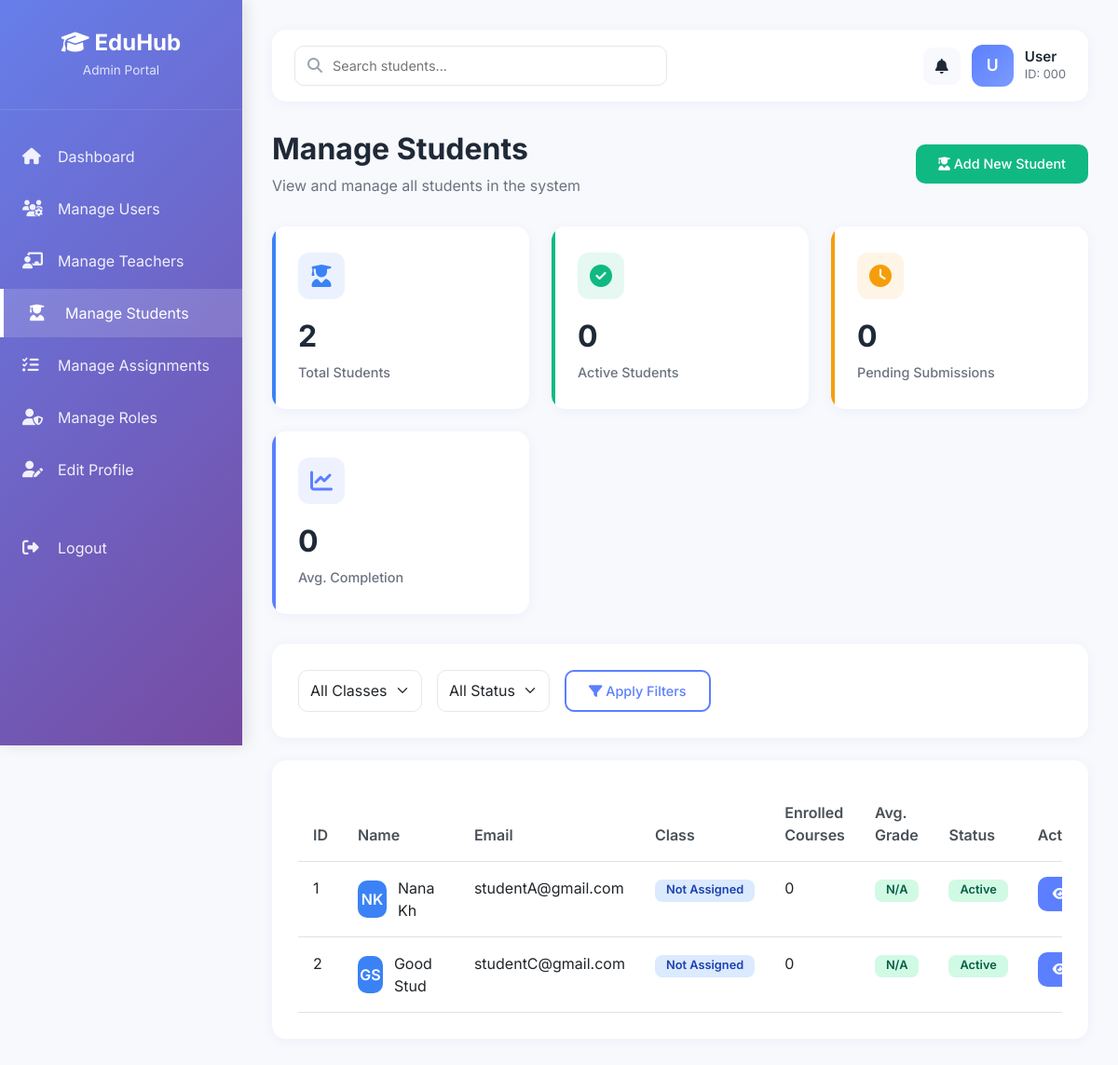
Page /admin/students (signed in) on the committed database.
### models/student.py (models this page shows, shortened)
class Student(db.Model):
    __tablename__ = 'students'
    id = db.Column(db.Integer, primary_key=True)
    user_id = db.Column(db.Integer, db.ForeignKey(
        'users.id', ondelete='CASCADE'), nullable=False, unique=True, index=True)
    first_name = db.Column(db.String(50))
    last_name = db.Column(db.String(50))
    major = db.Column(db.String(100))
    year = db.Column(db.String(10))
    section = db.Column(db.String(20))
    created_at = db.Column(db.DateTime, nullable=False,
                           default=datetime.utcnow)
    @property
    def full_name(self):
        if self.first_name or self.last_name:
            return f"{self.first_name or ''} {self.last_name or ''}".strip()
        return self.user.username if self.user else 'Unknown'

### models/user.py (models this page shows, shortened)
class User(UserMixin, db.Model):
    __tablename__ = 'users'
    id = db.Column(db.Integer, primary_key=True)
    username = db.Column(db.String(50), unique=True, nullable=False, index=True)
    email = db.Column(db.String(120), unique=True, nullable=False, index=True)
    password = db.Column(db.String(200), nullable=False)
    role = db.Column(db.String(20), nullable=False,
                     default='student', index=True)  # admin | teacher | student
    status = db.Column(db.String(20), nullable=False, default='active', index=True)
    created_at = db.Column(db.DateTime, nullable=False, default=db.func.current_timestamp())
    last_login = db.Column(db.DateTime, nullable=True)
    student_profile = db.relationship('Student', backref='user', uselist=False, cascade='all, delete-orphan')
    teacher_profile = db.relationship('Teacher', backref='user', uselist=False, cascade='all, delete-orphan')

### routes/admin.py (the view)
@admin_bp.route("/students")
@admin_required
def manage_students():
    students_data = Student.query.all()
    students = []
    for s in students_data:
        class_name = None
        if hasattr(s, 'enrolled_classes') and s.enrolled_classes:
            class_name = s.enrolled_classes[0].name if len(
                s.enrolled_classes) > 0 else None
        students.append({
            'id': s.id,
            'first_name': s.first_name or '',
            'last_name': s.last_name or '',
            'full_name': s.full_name,
            'email': s.user.email if s.user else 'N/A',
            'major': s.major or 'N/A',
            'year': s.year or 'N/A',
            'section': s.section or 'N/A',
            'username': s.user.username if s.user else 'N/A',
            'class_name': class_name
        })
    return render_template("admin/manage_students.html", students=students)

### routes/admin.py (called while the page is built)
def admin_required(f):
    @wraps(f)
    @login_required
    def decorated_function(*args, **kwargs):
        if not current_user.is_authenticated or current_user.role != 'admin':
            abort(403)
        return f(*args, **kwargs)
    return decorated_function

### templates/admin/manage_students.html (shortened to what this page needs)
{% extends "base.html" %}
{% block sidebar_subtitle %}Admin Portal{% endblock %}
{% block sidebar_menu %}
<li>
    <a href="{{ url_for('admin_bp.dashboard') }}">
        <i class="fas fa-home"></i>
        Dashboard
    </a>
</li>
<li>
    <a href="{{ url_for('admin_bp.manage_users') }}">
        <i class="fas fa-users-cog"></i>
        Manage Users
    </a>
</li>
<li>
    <a href="{{ url_for('admin_bp.manage_teachers') }}">
        <i class="fas fa-chalkboard-teacher"></i>
        Manage Teachers
    </a>
</li>
<li>
    <a href="{{ url_for('admin_bp.manage_students') }}" class="active">
        <i class="fas fa-user-graduate"></i>
        Manage Students
    </a>
</li>
<li>
    <a href="{{ url_for('admin_bp.manage_assignments') }}">
        <i class="fas fa-tasks"></i>
        Manage Assignments
    </a>
</li>
<li>
    <a href="{{ url_for('admin_bp.manage_roles') }}">
        <i class="fas fa-user-shield"></i>
        Manage Roles
    </a>
</li>
<li>
    <a href="{{ url_for('admin_bp.edit_profile') }}">
        <i class="fas fa-user-edit"></i>
        Edit Profile
    </a>
</li>
<li style="margin-top: 2rem;">
    <a href="{{ url_for('auth_bp.logout') }}">
        <i class="fas fa-sign-out-alt"></i>
        Logout
    </a>
</li>
{% endblock %}
{% block search_placeholder %}Search students...{% endblock %}
{% block content %}
<div style="margin-bottom: 2rem; display: flex; justify-content: space-between; align-items: center;">
    <div>
        <h2 style="font-weight: 700; color: #1f2937; margin-bottom: 0.5rem;">Manage Students</h2>
        <p style="color: #6b7280; margin: 0;">View and manage all students in the system</p>
    </div>
    <a href="{{ url_for('admin_bp.add_student') }}" class="btn-custom btn-success-custom">
        <i class="fas fa-user-graduate"></i> Add New Student
    </a>
</div>
<div class="stats-grid" style="margin-bottom: 2rem;">
    <div class="stat-card info">
        <div class="stat-icon">
            <i class="fas fa-user-graduate"></i>
        </div>
        <div class="stat-value">{{ students|length }}</div>
        <div class="stat-label">Total Students</div>
    </div>
    <div class="stat-card success">
        <div class="stat-icon">
            <i class="fas fa-check-circle"></i>
        </div>
        <div class="stat-value">0</div>
        <div class="stat-label">Active Students</div>
    </div>
    <div class="stat-card warning">
        <div class="stat-icon">
            <i class="fas fa-clock"></i>
        </div>
        <div class="stat-value">0</div>
        <div class="stat-label">Pending Submissions</div>
    </div>
    <div class="stat-card primary">
        <div class="stat-icon">
            <i class="fas fa-chart-line"></i>
        </div>
        <div class="stat-value">0</div>
        <div class="stat-label">Avg. Completion</div>
    </div>
</div>
<div class="content-card" style="margin-bottom: 1.5rem;">
    <div style="display: flex; gap: 1rem; flex-wrap: wrap;">
        <select class="form-select" style="width: auto; border-radius: 10px; border: 1px solid #e5e7eb;">
            <option value="">All Classes</option>
        </select>
        <select class="form-select" style="width: auto; border-radius: 10px; border: 1px solid #e5e7eb;">
            <option value="">All Status</option>
        </select>
        <button class="btn-custom btn-outline-custom">
            <i class="fas fa-filter"></i> Apply Filters
        </button>
    </div>
</div>
<div class="content-card">
    <div class="table-responsive">
        <table class="table table-hover" style="margin: 0;">
            <thead>
                <tr>
                    <th style="padding: 1rem; border-top: none; font-weight: 600; color: #495057;">ID</th>
                    <th style="padding: 1rem; border-top: none; font-weight: 600; color: #495057;">Name</th>
                    <th style="padding: 1rem; border-top: none; font-weight: 600; color: #495057;">Email</th>
                    <th style="padding: 1rem; border-top: none; font-weight: 600; color: #495057;">Class</th>
                    <th style="padding: 1rem; border-top: none; font-weight: 600; color: #495057;">Enrolled Courses</th>
                    <th style="padding: 1rem; border-top: none; font-weight: 600; color: #495057;">Avg. Grade</th>
                    <th style="padding: 1rem; border-top: none; font-weight: 600; color: #495057;">Status</th>
                    <th style="padding: 1rem; border-top: none; font-weight: 600; color: #495057;">Actions</th>
                </tr>
            </thead>
            <tbody>
                {% for student in students %}
                <tr>
                    <td style="padding: 1rem;">{{ student.id }}</td>
                    <td style="padding: 1rem;">
                        <div style="display: flex; align-items: center; gap: 0.75rem;">
                            <div
                                style="width: 40px; height: 40px; border-radius: 10px; background: linear-gradient(135deg, var(--info-color), #3b82f6); display: flex; align-items: center; justify-content: center; color: white; font-weight: 600;">
                                {{ student.first_name[0] }}{{ student.last_name[0] }}
                            </div>
                            <span>{{ student.first_name }} {{ student.last_name }}</span>
                        </div>
                    </td>
                    <td style="padding: 1rem;">{{ student.email }}</td>
                    <td style="padding: 1rem;">
                        <span class="badge badge-graded">{{ student.class_name if student.class_name else 'Not Assigned'
                            }}</span>
                    </td>
                    <td style="padding: 1rem;">0</td>
                    <td style="padding: 1rem;">
                        <span class="badge badge-submitted">N/A</span>
                    </td>
                    <td style="padding: 1rem;">
                        <span class="badge badge-submitted">Active</span>
                    </td>
                    <td style="padding: 1rem;">
                        <div style="display: flex; gap: 0.5rem;">
                            <a href="{{ url_for('admin_bp.view_user', user_id=student.id) }}"
                                class="btn-custom btn-primary-custom" style="padding: 0.5rem 1rem; font-size: 0.85rem;">
                                <i class="fas fa-eye"></i>
                            </a>
                        </div>
                    </td>
                </tr>
                {% endfor %}
            </tbody>
        </table>
    </div>
</div>
{% endblock %}

### rows in the picture
Student: first_name "N", last_name "K", first_name "Nana", last_name "Kh"
User: email "studentA@gmail.com"
Student: first_name "G", last_name "S", first_name "Good", last_name "Stud"
User: email "studentC@gmail.com"

### other values in the picture
{{ students|length }} "2"
{{ student.id }} "1" "2"
{{ student.class_name if student.class_name else 'Not Assigned' }} "Not Assigned" "Not Assigned"
